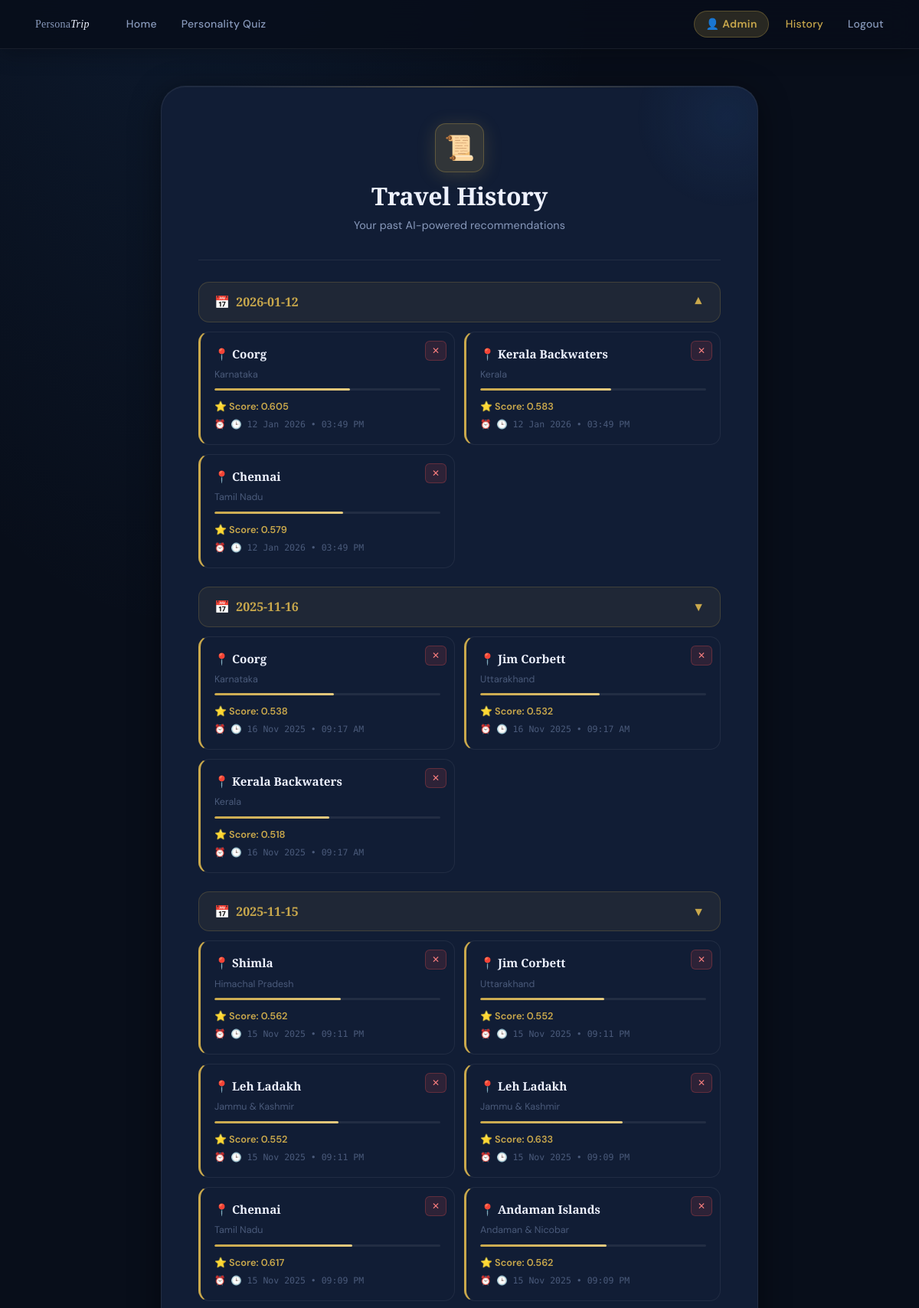
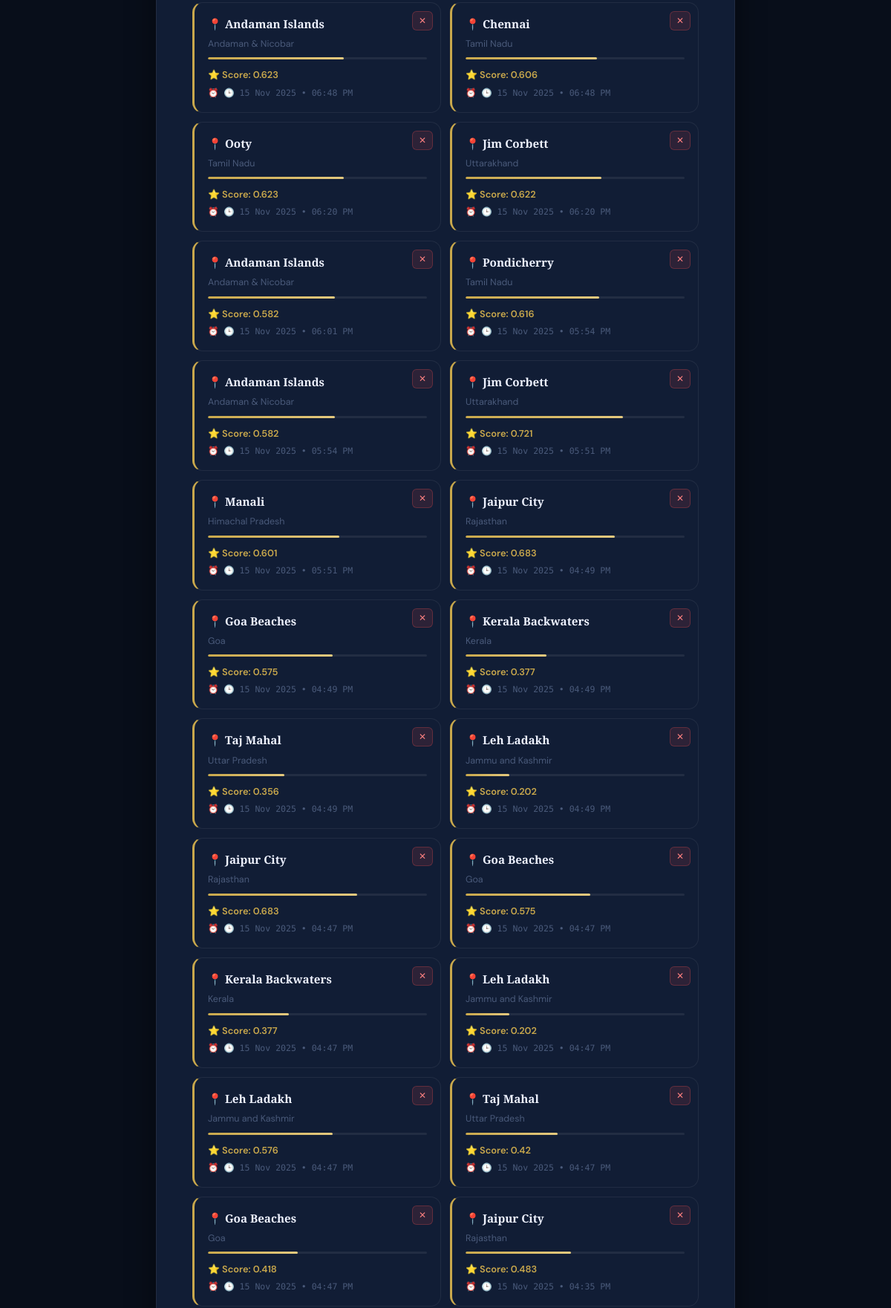
Screenshot of /history (signed in, upper part) with the database file from the repository (2 pictures, top to bottom).
### tables this page shows
CREATE TABLE history (
    id INTEGER PRIMARY KEY AUTOINCREMENT,
    user_id INTEGER,
    destination TEXT,
    country TEXT,
    score REAL,
    params_json TEXT,
    created_at TEXT,
    FOREIGN KEY(user_id) REFERENCES users(id) ON DELETE CASCADE
);

### app.py (the view)
@app.route("/history")
def history():
    if not session.get("user_id"):
        flash("Please log in to view history.", "info")
        return redirect(url_for("login"))
    db   = get_db()
    rows = db.execute(
        "SELECT id, destination, country, score, params_json, created_at "
        "FROM history WHERE user_id = ? ORDER BY created_at DESC",
        (session["user_id"],)
    ).fetchall()
    return render_template("history.html",
                           history=[dict(r) for r in rows],
                           username=session.get("username"))

### app.py (called while the page is built)
def get_db():
    if not hasattr(g, "_database"):
        conn = sqlite3.connect(str(DB_PATH))
        conn.row_factory = sqlite3.Row
        g._database = conn
    return g._database

@app.teardown_appcontext
def close_connection(exc):
    db = getattr(g, "_database", None)
    if db is not None:
        db.close()

@app.template_filter("pretty_ist")
def pretty_ist(value):
    try:
        dt_utc = datetime.fromisoformat(value)
        ist    = pytz.timezone("Asia/Kolkata")
        dt_ist = pytz.utc.localize(dt_utc).astimezone(ist)
        return dt_ist.strftime("🕒 %d %b %Y • %I:%M %p")
    except Exception:
        return value

### templates/history.html (shortened to what this page needs)
<!DOCTYPE html>
<html lang="en">
<head>
  <link rel="stylesheet" href="/static/style.css">
</head>
<body>
<div class="page-wrapper">
  <nav class="navbar">
    <a class="navbar-brand" href="/">Persona<span>Trip</span></a>
    <a href="/">Home</a>
    <a href="/quiz">Personality Quiz</a>
    {% if username %}
      <span class="nav-user">👤 {{ username }}</span>
      <a href="/history" style="color: var(--gold);">History</a>
      <a href="/logout">Logout</a>
    {% endif %}
  </nav>
  <main class="main-content">
    <div class="container" style="max-width: 780px;">
      <div class="auth-logo">
        <div class="auth-logo-mark">📜</div>
        <h2 style="margin-top: 0;">Travel History</h2>
        <p class="subtitle" style="margin-bottom: 0;">Your past AI-powered recommendations</p>
      </div>
      <div class="auth-divider"></div>
      {% set grouped = {} %}
      {% for item in history %}
        {% set date = item.created_at.split("T")[0] %}
      {% endfor %}
      {% for date, items in grouped.items() %}
        <div class="history-group">
          <div class="history-date-header" onclick="toggleAccordion('acc_{{ loop.index }}')">
            <span>📅 &nbsp;{{ date }}</span>
            <span id="arrow_{{ loop.index }}" style="transition: transform 0.25s; display:inline-block;">▼</span>
          </div>
          <div class="accordion-content" id="acc_{{ loop.index }}">
            <div class="history-cards-grid">
              {% for item in items %}
                <div class="history-card">
                  <form action="/history/delete/{{ item.id }}" method="POST" class="delete-form"
                        onsubmit="return confirm('Delete this entry?');">
                    <button class="delete-btn" title="Delete">✕</button>
                  </form>
                  <h4>📍 {{ item.destination }}</h4>
                  <p style="font-size:0.78rem; color:var(--text-muted); margin-bottom:8px;">{{ item.country }}</p>
                  <div style="margin: 8px 0 10px;">
                    <div style="height:3px; background:var(--border); border-radius:99px; overflow:hidden;">
                      <div style="height:100%; width:{{ (item.score * 100)|int }}%; background: linear-gradient(90deg, var(--gold), var(--gold-light)); border-radius:99px;"></div>
                    </div>
                  </div>
                  <p class="score">⭐ Score: {{ item.score }}</p>
                  <p class="timestamp">⏰ {{ item.created_at | pretty_ist }}</p>
                </div>
              {% endfor %}
            </div>
          </div>
        </div>
      {% endfor %}
    </div>
  </main>
</div>
</body>
</html>

### rows the page displays
history: destination "Coorg", country "Karnataka", score "0.605", created_at|pretty_ist "🕒 12 Jan 2026 • 03:49 PM"
history: destination "Kerala Backwaters", country "Kerala", score "0.583", created_at|pretty_ist "🕒 12 Jan 2026 • 03:49 PM"
history: destination "Chennai", country "Tamil Nadu", score "0.579", created_at|pretty_ist "🕒 12 Jan 2026 • 03:49 PM"
history: destination "Coorg", country "Karnataka", score "0.538", created_at|pretty_ist "🕒 16 Nov 2025 • 09:17 AM"
history: destination "Jim Corbett", country "Uttarakhand", score "0.532", created_at|pretty_ist "🕒 16 Nov 2025 • 09:17 AM"
history: destination "Kerala Backwaters", country "Kerala", score "0.518", created_at|pretty_ist "🕒 16 Nov 2025 • 09:17 AM"
history: destination "Shimla", country "Himachal Pradesh", score "0.562", created_at|pretty_ist "🕒 15 Nov 2025 • 09:11 PM"
history: destination "Jim Corbett", country "Uttarakhand", score "0.552", created_at|pretty_ist "🕒 15 Nov 2025 • 09:11 PM"
history: destination "Leh Ladakh", country "Jammu & Kashmir", score "0.552", created_at|pretty_ist "🕒 15 Nov 2025 • 09:11 PM"
history: destination "Leh Ladakh", country "Jammu & Kashmir", score "0.633", created_at|pretty_ist "🕒 15 Nov 2025 • 09:09 PM"
history: destination "Chennai", country "Tamil Nadu", score "0.617", created_at|pretty_ist "🕒 15 Nov 2025 • 09:09 PM"
history: destination "Andaman Islands", country "Andaman & Nicobar", score "0.562", created_at|pretty_ist "🕒 15 Nov 2025 • 09:09 PM"
history: destination "Andaman Islands", country "Andaman & Nicobar", score "0.623", created_at|pretty_ist "🕒 15 Nov 2025 • 06:48 PM"
history: destination "Chennai", country "Tamil Nadu", score "0.606", created_at|pretty_ist "🕒 15 Nov 2025 • 06:48 PM"
history: destination "Ooty", country "Tamil Nadu", score "0.623", created_at|pretty_ist "🕒 15 Nov 2025 • 06:20 PM"
history: destination "Jim Corbett", country "Uttarakhand", score "0.622", created_at|pretty_ist "🕒 15 Nov 2025 • 06:20 PM"
history: destination "Andaman Islands", country "Andaman & Nicobar", score "0.582", created_at|pretty_ist "🕒 15 Nov 2025 • 06:01 PM"
history: destination "Pondicherry", country "Tamil Nadu", score "0.616", created_at|pretty_ist "🕒 15 Nov 2025 • 05:54 PM"
history: destination "Andaman Islands", country "Andaman & Nicobar", score "0.582", created_at|pretty_ist "🕒 15 Nov 2025 • 05:54 PM"
history: destination "Jim Corbett", country "Uttarakhand", score "0.721", created_at|pretty_ist "🕒 15 Nov 2025 • 05:51 PM"
history: destination "Manali", country "Himachal Pradesh", score "0.601", created_at|pretty_ist "🕒 15 Nov 2025 • 05:51 PM"
history: destination "Jaipur City", country "Rajasthan", score "0.683", created_at|pretty_ist "🕒 15 Nov 2025 • 04:49 PM"
history: destination "Goa Beaches", country "Goa", score "0.575", created_at|pretty_ist "🕒 15 Nov 2025 • 04:49 PM"
history: destination "Kerala Backwaters", country "Kerala", score "0.377", created_at|pretty_ist "🕒 15 Nov 2025 • 04:49 PM"
history: destination "Taj Mahal", country "Uttar Pradesh", score "0.356", created_at|pretty_ist "🕒 15 Nov 2025 • 04:49 PM"
history: destination "Leh Ladakh", country "Jammu and Kashmir", score "0.202", created_at|pretty_ist "🕒 15 Nov 2025 • 04:49 PM"
history: destination "Jaipur City", country "Rajasthan", score "0.683", created_at|pretty_ist "🕒 15 Nov 2025 • 04:47 PM"
history: destination "Goa Beaches", country "Goa", score "0.575", created_at|pretty_ist "🕒 15 Nov 2025 • 04:47 PM"
history: destination "Kerala Backwaters", country "Kerala", score "0.377", created_at|pretty_ist "🕒 15 Nov 2025 • 04:47 PM"
history: destination "Leh Ladakh", country "Jammu and Kashmir", score "0.202", created_at|pretty_ist "🕒 15 Nov 2025 • 04:47 PM"
history: destination "Leh Ladakh", country "Jammu and Kashmir", score "0.576", created_at|pretty_ist "🕒 15 Nov 2025 • 04:47 PM"
history: destination "Taj Mahal", country "Uttar Pradesh", score "0.42", created_at|pretty_ist "🕒 15 Nov 2025 • 04:47 PM"
history: destination "Goa Beaches", country "Goa", score "0.418", created_at|pretty_ist "🕒 15 Nov 2025 • 04:47 PM"
history: destination "Jaipur City", country "Rajasthan", score "0.483", created_at|pretty_ist "🕒 15 Nov 2025 • 04:35 PM"

### other values shown
{{ username }} "Admin"
{{ date }} "2026-01-12" "2025-11-16" "2025-11-15"
